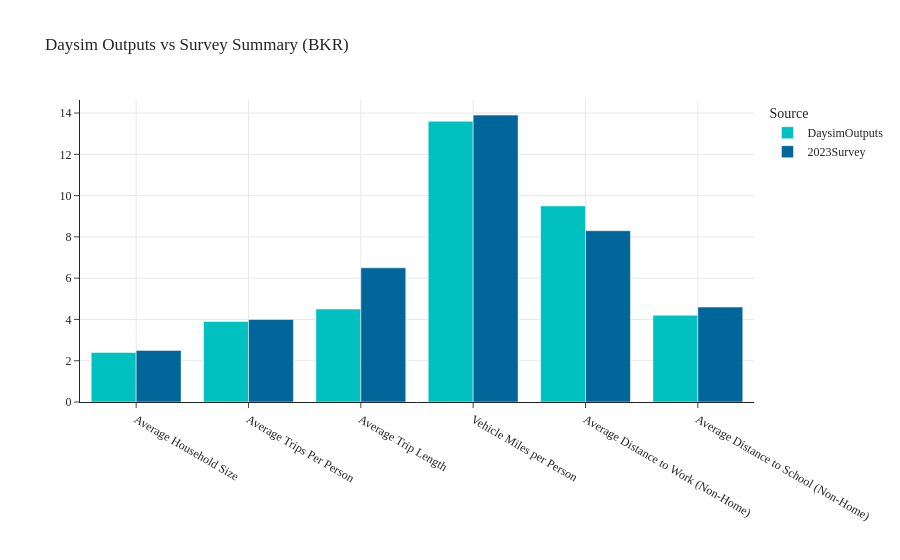

Here is the notebook cell this chart was saved with:
### Code cell
import copy
_data_daysim = copy.deepcopy(data_daysim)
_data_survey = copy.deepcopy(data_survey)
_data_fullsurvey = copy.deepcopy(data_fullsurvey)
fname_tail, data_daysim_bkr, data_survey_bkr, data_fullsurvey_bkr = \
    get_data(data1=_data_daysim, data2=_data_survey, data3=_data_fullsurvey, taz_subarea=taz_subarea, if_region=False)
hh_and_pop(data1=data_daysim_bkr, data3=data_fullsurvey_bkr, tag='BKR')

### Figure 1 — Plotly figure (JSON) as saved in the notebook; plotly's stock layout.template omitted (floating-point values rounded to 4 significant figures)
{"data": [{"alignmentgroup": "True", "hovertemplate": "Source=DaysimOutputs<br>Metric=%{x}<br>Value=%{y}<extra></extra>", "legendgroup": "DaysimOutputs", "marker": {"color": "#00C0C0", "pattern": {"shape": ""}}, "name": "DaysimOutputs", "offsetgroup": "DaysimOutputs", "orientation": "v", "showlegend": true, "textposition": "auto", "type": "bar", "x": ["Average Household Size", "Average Trips Per Person", "Average Trip Length", "Vehicle Miles per Person", "Average Distance to Work (Non-Home)", "Average Distance to School (Non-Home)"], "xaxis": "x", "y": [2.4, 3.9, 4.5, 13.6, 9.5, 4.2], "yaxis": "y"}, {"alignmentgroup": "True", "hovertemplate": "Source=2023Survey<br>Metric=%{x}<br>Value=%{y}<extra></extra>", "legendgroup": "2023Survey", "marker": {"color": "#006598", "pattern": {"shape": ""}}, "name": "2023Survey", "offsetgroup": "2023Survey", "orientation": "v", "showlegend": true, "textposition": "auto", "type": "bar", "x": ["Average Household Size", "Average Trips Per Person", "Average Trip Length", "Vehicle Miles per Person", "Average Distance to Work (Non-Home)", "Average Distance to School (Non-Home)"], "xaxis": "x", "y": [2.5, 4.0, 6.5, 13.9, 8.3, 4.6], "yaxis": "y"}], "layout": {"barmode": "group", "legend": {"title": {"text": "Source"}, "tracegroupgap": 0}, "title": {"text": "Daysim Outputs vs Survey Summary (BKR)"}, "xaxis": {"anchor": "y", "domain": [0.0, 1.0], "showgrid": true, "title": {"text": ""}}, "yaxis": {"anchor": "x", "domain": [0.0, 1.0], "showgrid": true, "title": {"text": ""}}}}
